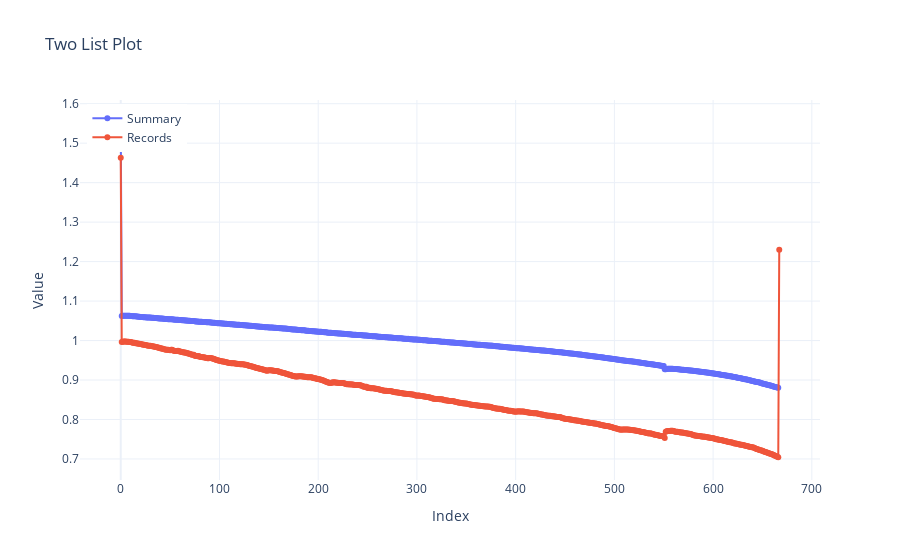

Write notebook code for a chart like this one.
### Code cell
plot_two_lists(summary_caps, records_caps, name1="Summary", name2="Records")

### Figure 1 — Plotly figure (JSON) as saved in the notebook; plotly's stock layout.template omitted (floating-point values rounded to 4 significant figures; data arrays with more than 128 entries replaced by an {"elided": "..."} marker saying what was removed)
{"data": [{"mode": "lines+markers", "name": "Summary", "type": "scatter", "x": {"elided": "667 int values"}, "y": {"elided": "667 float values"}}, {"mode": "lines+markers", "name": "Records", "type": "scatter", "x": {"elided": "668 int values"}, "y": {"elided": "668 float values"}}], "layout": {"legend": {"x": 0.01, "y": 0.99}, "title": {"text": "Two List Plot"}, "xaxis": {"title": {"text": "Index"}}, "yaxis": {"title": {"text": "Value"}}}}
